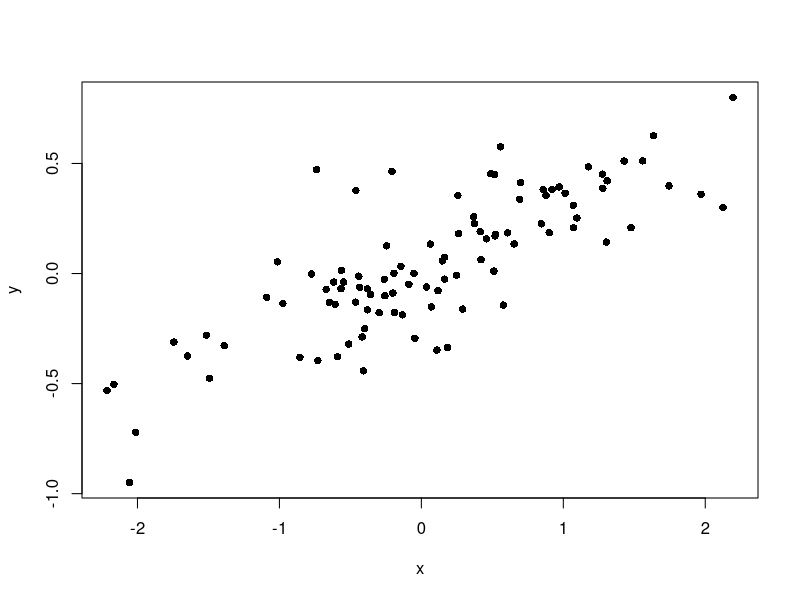

Here is the R script that generated this plot:
## ---- chunk 1
x <- rnorm(100)
y <- (x * 0.3) + rnorm(100, sd=0.2)
plot(x,y,pch=16)
